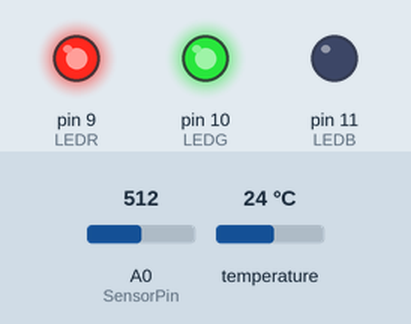
Recording of a sketch running on a simulated Arduino Uno, built with avr-gcc and run on an emulated ATmega328P. Shown: output pins drawn as LEDs (lit = HIGH). Dashed ring = blinking. The inputs (shaded band) are chosen by the test bench; at power-on: temperature 24 °C, A0 (SensorPin) = 512. What the sketch prints to the serial monitor is not drawn.

Above: at 1.5 s.
1.6 s: temperature set to 15.6 °C
5.1 s: temperature set to 14.5 °C
At 7.3 s:
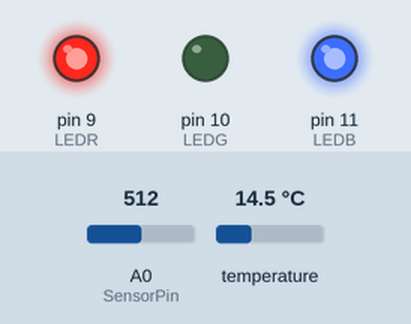
7.7 s: temperature set to 41 °C
At 8.7 s:
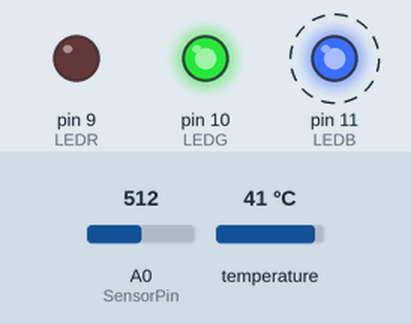
9.5 s: temperature set to 35.8 °C
11.0 s: temperature set to 34.3 °C
At 12.8 s:
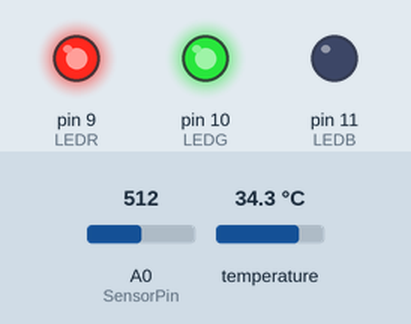
13.1 s: temperature set to 12 °C
At 14.4 s:
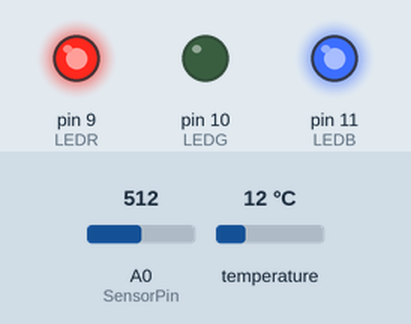
Timing chart, 0 to 15.9 s (numbered marks = the images above; inputs shaded):
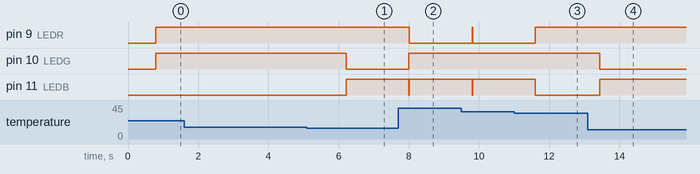

The sketch:

TS_fresh_BOX_TF_PH_LED.ino
```cpp
/*
 # This sample code is used to test the pH meter V1.0.
 # Editor : YouYou
 # Ver    : 1.0
 # Product: analog pH meter
 # SKU    : SEN0161
*/
// 匯入程式庫標頭檔
#include <OneWire.h>
#include <DallasTemperature.h>
#define LEDR 9
#define LEDG 10
#define LEDB 11
// Arduino數位腳位2接到1-Wire裝置
#define ONE_WIRE_BUS 2
#define SensorPin A0            //pH meter Analog output to Arduino Analog Input 0
#define Offset 0.00            //deviation compensate

#define samplingInterval 20
#define printInterval 800
#define ArrayLenth  40    //times of collection
//#define ONE_WIRE_BUS 4
// 運用程式庫建立物件
OneWire oneWire(ONE_WIRE_BUS);
DallasTemperature sensors(&oneWire);

int pHArray[ArrayLenth];   //Store the average value of the sensor feedback
int pHArrayIndex=0;
void setup(void)
{
    pinMode(LEDR, OUTPUT);
  pinMode(LEDG, OUTPUT);
  pinMode(LEDB, OUTPUT);
  //pinMode(LED,OUTPUT);
 // Serial.begin(9600);
  Serial.println("pH meter experiment!");    //Test the serial monitor
 Serial.begin(115200);
  Serial.println("Temperature Sensor");
  // 初始化
  sensors.begin();
}


void loop(void)
{
  static unsigned long samplingTime = millis();
  static unsigned long printTime = millis();
  static float pHValue,voltage;
  if(millis()-samplingTime > samplingInterval)
  {
      pHArray[pHArrayIndex++]=analogRead(SensorPin);
      if(pHArrayIndex==ArrayLenth)pHArrayIndex=0;
      voltage = avergearray(pHArray, ArrayLenth)*5.0/1024;
      pHValue = 3.5*voltage+Offset;
      samplingTime=millis();
  }
  if(millis() - printTime > printInterval)   //Every 800 milliseconds, print a numerical, convert the state of the LED indicator
  {
  Serial.print("Voltage:");
        Serial.print(voltage,2);
        Serial.print("    pH value: ");
  Serial.println(pHValue,2);
        //digitalWrite(LED,digitalRead(LED)^1);
        printTime=millis();
  }
/////////////
 // 要求匯流排上的所有感測器進行溫度轉換（不過我只有一個）
 // sensors.requestTemperatures();
    Serial.print(" Requesting temperatures...");
  sensors.requestTemperatures(); // Send the command to get temperatures
  Serial.println("DONE");

  // 取得溫度讀數（攝氏）並輸出，
  // 參數0代表匯流排上第0個1-Wire裝置
  Serial.println(sensors.getTempCByIndex(0));
 if  (sensors.getTempCByIndex(0) >15)
 {
   Serial.println("Normal");
 analogWrite(LEDR, 255);
   analogWrite(LEDG, 255);
   analogWrite(LEDB, 0);
  }
   if  (sensors.getTempCByIndex(0) >35)
 {
   Serial.println("HOT");
   analogWrite(LEDR, 0);
   analogWrite(LEDG, 255);
   analogWrite(LEDB, 255);
  }
   if  (sensors.getTempCByIndex(0) <15)
   {
     Serial.println("is Cold dead I'm frozen/stiff.");

       analogWrite(LEDR, 255);
   analogWrite(LEDG, 0);
   analogWrite(LEDB, 255);

    }
  //Serial.print("] [");
   // Serial.println(sensors.getTempFByIndex(1));


  delay(1000);


}
double avergearray(int* arr, int number){
  int i;
  int max,min;
  double avg;
  long amount=0;
  if(number<=0){
    Serial.println("Error number for the array to avraging!/n");
    return 0;
  }
  if(number<5){   //less than 5, calculated directly statistics
    for(i=0;i<number;i++){
      amount+=arr[i];
    }
    avg = amount/number;
    return avg;
  }else{
    if(arr[0]<arr[1]){
      min = arr[0];max=arr[1];
    }
    else{
      min=arr[1];max=arr[0];
    }
    for(i=2;i<number;i++){
      if(arr[i]<min){
        amount+=min;        //arr<min
        min=arr[i];
      }else {
        if(arr[i]>max){
          amount+=max;    //arr>max
          max=arr[i];
        }else{
          amount+=arr[i]; //min<=arr<=max
        }
      }//if
    }//for
    avg = (double)amount/(number-2);
  }//if
  return avg;
}
```

Measured:
- the behaviour switches between 15 and 14.9 °C on temperature (found by bisection; images 0 and 1)
- the behaviour switches between 35.1 and 35 °C on temperature (found by bisection; images 2 and 3)
- after the input at 1.6 s, every drawn part: stays the same
- after the input at 5.1 s, pin 10 (LEDG): HIGH → LOW after 1.1 s; pin 11 (LEDB): LOW → HIGH after 1.1 s
- after the input at 7.7 s, pin 9 (LEDR): HIGH → LOW after 0.32 s; pin 10 (LEDG): LOW → HIGH after 0.30 s; pin 11 (LEDB): HIGH → LOW after 0.30 s, → HIGH 0.01 s later
- after the input at 11.0 s, pin 9 (LEDR): goes on until 11.6 s, then stays HIGH; pin 11 (LEDB): goes on until 11.6 s, then stays LOW
- after the input at 13.1 s, pin 10 (LEDG): HIGH → LOW after 0.34 s; pin 11 (LEDB): LOW → HIGH after 0.34 s
